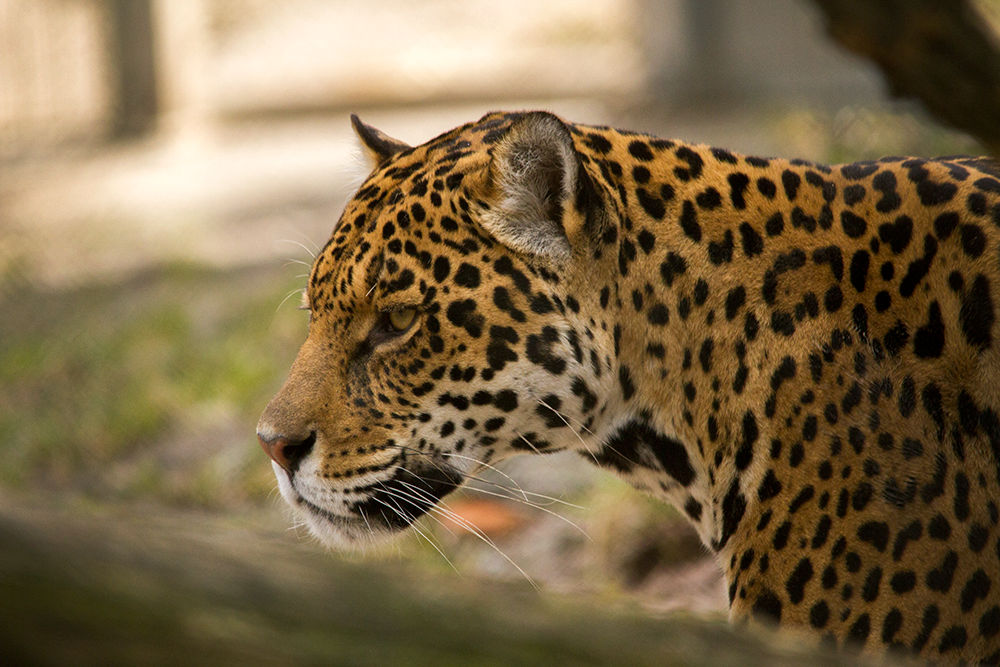
#> input picture jaguar_profile.jpg, 1000 x 667 px
$ python src.py
#> lines starting #> are read from the running program, lines starting #| are printed output that depends on the picture
import matplotlib.pyplot as plt
import numpy as np
from PIL import Image
import time


def resize_image(img_path, new_size):
    # Open and resize image
#> called with img_path = 'jaguar_profile.jpg', new_size = (1600, 1000)
    img = Image.open(img_path)
#> img is the input picture: PIL image 1000x667 RGB; mean R, G, B 123.4, 103.6, 71.7
    img_array = np.array(img)
    resize_img = np.array(Image.fromarray(img_array).resize(new_size))
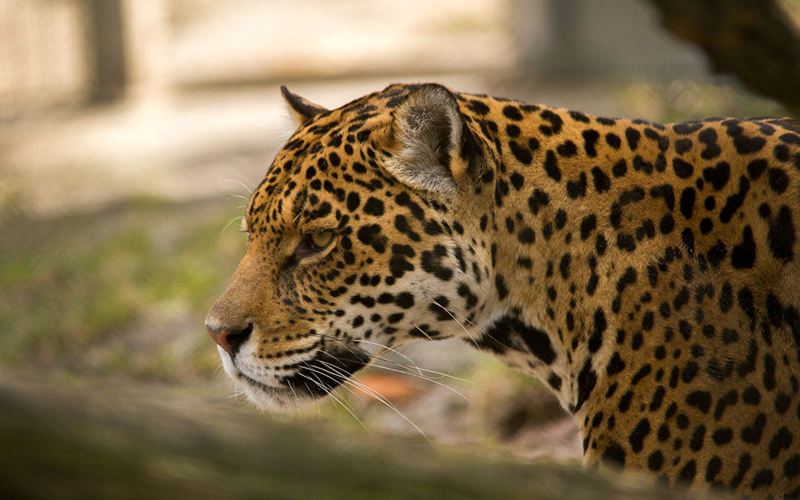
#> resize_img: shape (1000, 1600, 3) (shown at 1/2 size); mean R, G, B 123.4, 103.6, 71.8
    Image.fromarray(resize_img).save('resized_image.jpg')
    return resize_img


def split_image(img_array, num_slices, axis):
    # Split image into parts along given axis
#> called with num_slices = 160, axis = 1
    img_parts = np.split(img_array, num_slices, axis=axis)
#> img_parts = 160 items
    return img_parts


def concatenate_image_parts(img_parts, indices, axis):
    # Concatenate image parts given a list of indices
    concat_img = np.concatenate(img_parts[indices[0]::indices[1]], axis=axis)
    return concat_img


start_time = time.time()
# Resize the image to be able to split into fixed number of slices
new_size = (1600, 1000)
resize_img = resize_image('jaguar_profile.jpg', new_size)
# resize_img = resize_image('car_profile.jpg', new_size)

resize_time = time.time()
print(f'Resizing time: {resize_time - start_time:.2f}s')

# Split the image into vertical parts
img_parts_vertical = split_image(resize_img, 160, axis=1)
#> img_parts_vertical = 160 items

# Concatenate every second image part vertically
concat_img_vertical1 = concatenate_image_parts(img_parts_vertical, [0,2], axis=1)
#> in concatenate_image_parts, `concat_img = np.concatenate(img_parts[indices[0]::indices[1]], axis=ax..`:
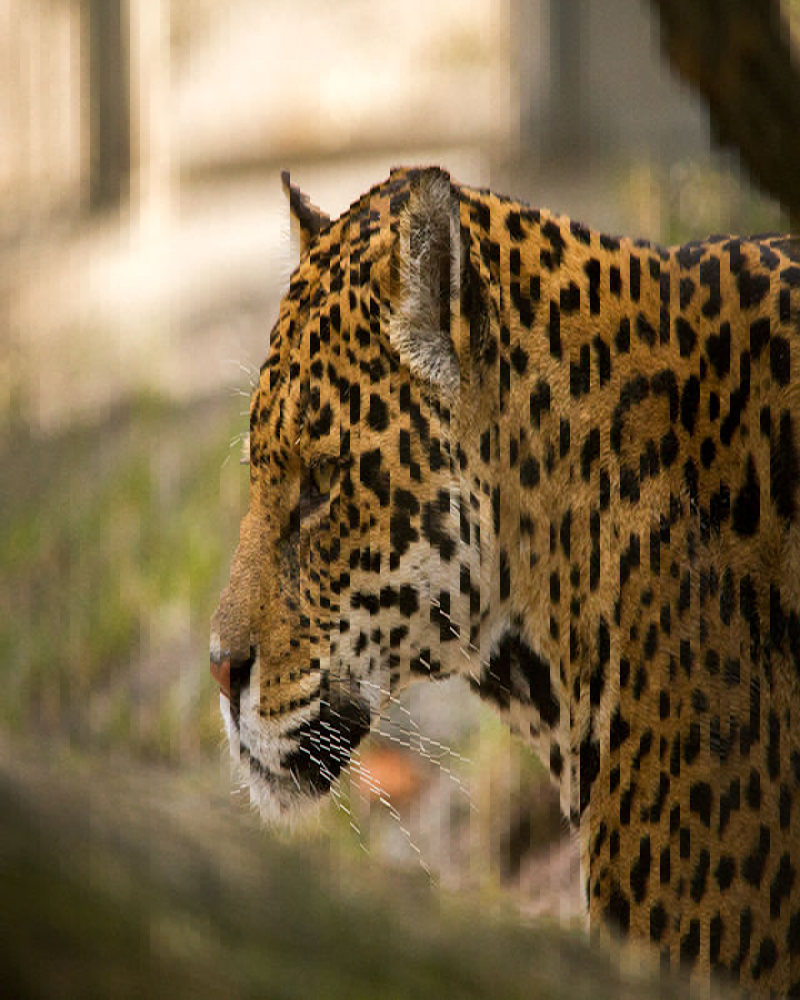
#> concat_img: shape (1000, 800, 3); mean of channels 0, 1, 2 123.6, 103.7, 71.9; drawn as R, G, B
concat_img_vertical2 = concatenate_image_parts(img_parts_vertical, [1,2], axis=1)
#> call 2 of concatenate_image_parts, with axis = 1
#> in concatenate_image_parts (call 2), `concat_img = np.concatenate(img_parts[indices[0]::indices[1]], axis=ax..`:
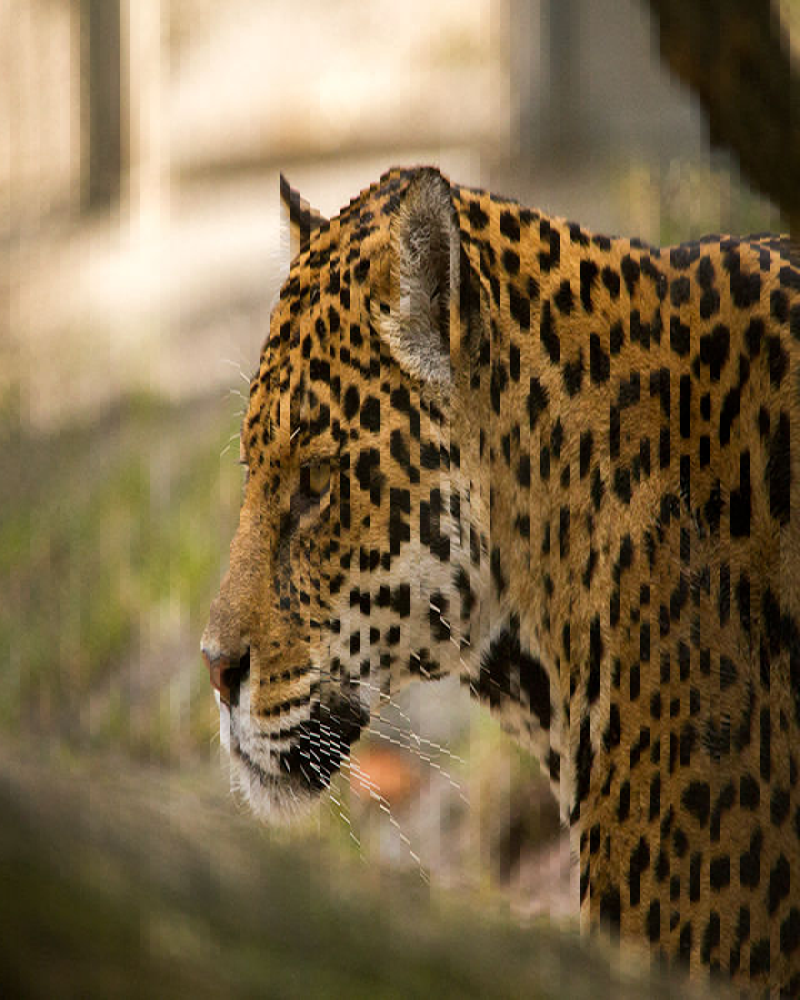
#> concat_img: shape (1000, 800, 3); mean of channels 0, 1, 2 123.3, 103.4, 71.6; drawn as R, G, B
vertical_concat = np.concatenate((concat_img_vertical1, concat_img_vertical2), axis=1)
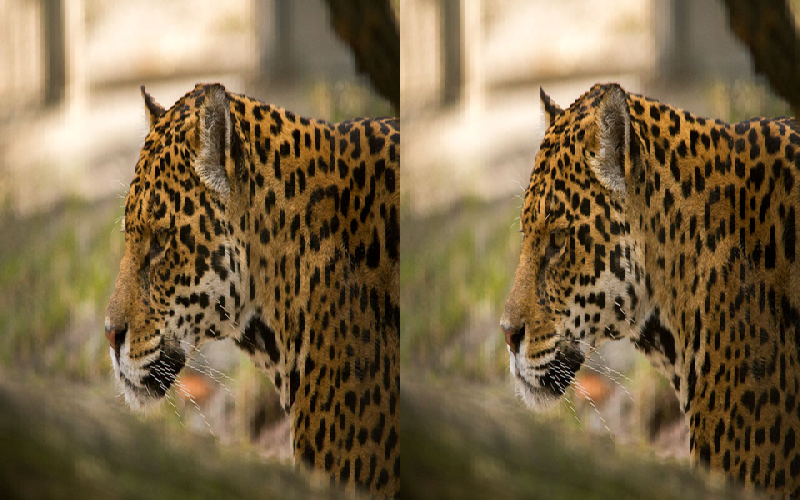
#> vertical_concat: shape (1000, 1600, 3) (shown at 1/2 size); mean of channels 0, 1, 2 123.4, 103.6, 71.8; drawn as R, G, B

split_time = time.time()
print(f'Splitting time: {split_time - resize_time:.2f}s')

concat_time = time.time()

# Split the image into horizontal parts
img_parts_horizontal = split_image(vertical_concat, 100, axis=0)
#> img_parts_horizontal = 100 items

# Concatenate every second image part horizontally
concat_img_horizontal1 = concatenate_image_parts(img_parts_horizontal, [0,2], axis=0)
#> call 3 of concatenate_image_parts, with axis = 0
#> in concatenate_image_parts (call 3), `concat_img = np.concatenate(img_parts[indices[0]::indices[1]], axis=ax..`:
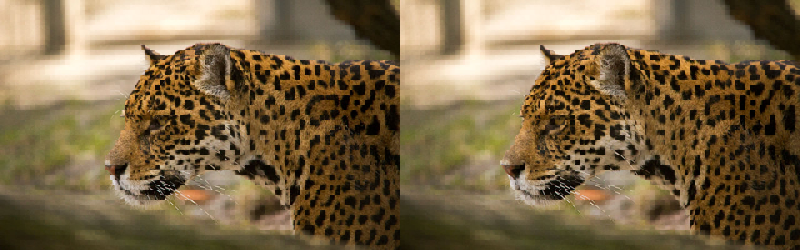
#> concat_img: shape (500, 1600, 3) (shown at 1/2 size); mean of channels 0, 1, 2 124, 104.1, 72.3; drawn as R, G, B
concat_img_horizontal2 = concatenate_image_parts(img_parts_horizontal, [1,2], axis=0)
#> call 4 of concatenate_image_parts, with axis = 0
#> in concatenate_image_parts (call 4), `concat_img = np.concatenate(img_parts[indices[0]::indices[1]], axis=ax..`:
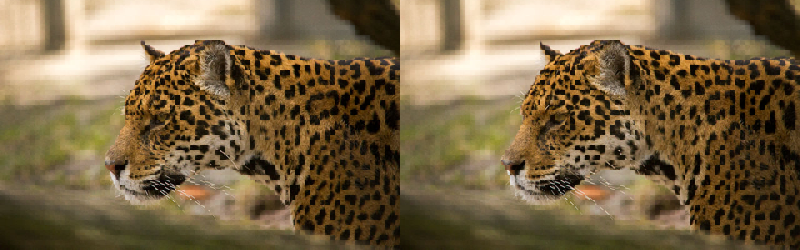
#> concat_img: shape (500, 1600, 3) (shown at 1/2 size); mean of channels 0, 1, 2 122.9, 103.1, 71.2; drawn as R, G, B
horizontal_concat = np.concatenate((concat_img_horizontal1, concat_img_horizontal2), axis=1)
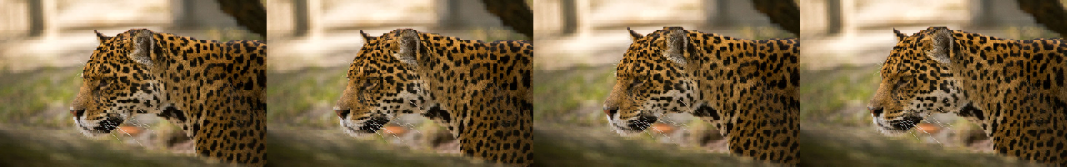
#> horizontal_concat: shape (500, 3200, 3) (shown at 1/3 size); mean of channels 0, 1, 2 123.4, 103.6, 71.8; drawn as R, G, B
end_time = time.time()
print(f'Concatenation time: {end_time - concat_time:.2f}s')

# Display intermedia result of the image
plt.imshow(vertical_concat)
plt.show()

# Display the concatenated image
plt.imshow(horizontal_concat)
plt.show()
